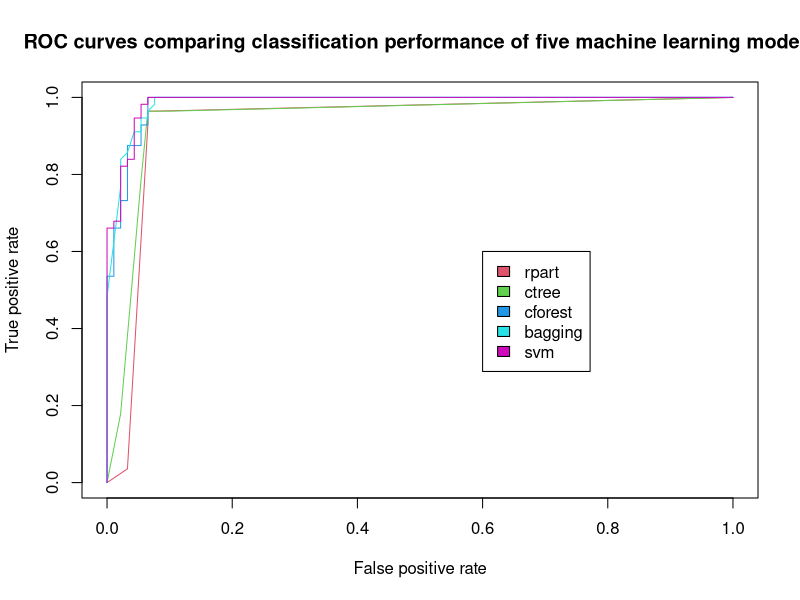

This chart was generated by the following R code:
# load the mlbench package which has the BreastCancer data set
require(mlbench)
# if you don't have any required package, use the install.packages() command
# load the data set
data(BreastCancer)
# some algorithms don't like missing values, so remove rows with missing values
BreastCancer <- na.omit(BreastCancer)
# remove the unique identifier, which is useless and would confuse the machine learning algorithms
BreastCancer$Id <- NULL
# partition the data set for 80% training and 20% evaluation (adapted from ?randomForest)
str(BreastCancer)
set.seed(2)
ind <- sample(2, nrow(BreastCancer), replace = TRUE, prob=c(0.8, 0.2))
#what is ind
ind
#show dataframe for breastcancer
str(BreastCancer)
# create model using recursive partitioning on the training data set
require(rpart)
x.rp <- rpart(Class ~ ., data=BreastCancer[ind == 1,])
# predict classes for the evaluation data set
x.rp.pred <- predict(x.rp, type="class", newdata=BreastCancer[ind == 2,])
# score the evaluation data set (extract the probabilities)
x.rp.prob <- predict(x.rp, type="prob", newdata=BreastCancer[ind == 2,])

# To view the decision tree, uncomment this line.
# plot(x.rp, main="Decision tree created using rpart")

# create model using conditional inference trees
require(party)
x.ct <- ctree(Class ~ ., data=BreastCancer[ind == 1,])
x.ct.pred <- predict(x.ct, newdata=BreastCancer[ind == 2,])
x.ct.prob <-  1- unlist(treeresponse(x.ct, BreastCancer[ind == 2,]), use.names=F)[seq(1,nrow(BreastCancer[ind == 2,])*2,2)]

# To view the decision tree, uncomment this line.
# plot(x.ct, main="Decision tree created using condition inference trees")

# create model using random forest and bagging ensemble using conditional inference trees
x.cf <- cforest(Class ~ ., data=BreastCancer[ind == 1,], control = cforest_unbiased(mtry = ncol(BreastCancer)-2))
x.cf.pred <- predict(x.cf, newdata=BreastCancer[ind == 2,])
x.cf.prob <-  1- unlist(treeresponse(x.cf, BreastCancer[ind == 2,]), use.names=F)[seq(1,nrow(BreastCancer[ind == 2,])*2,2)]

# create model using bagging (bootstrap aggregating)
require(ipred)
x.ip <- bagging(Class ~ ., data=BreastCancer[ind == 1,])
x.ip.prob <- predict(x.ip, type="prob", newdata=BreastCancer[ind == 2,])

# create model using svm (support vector machine)
require(e1071)
# svm requires tuning
x.svm.tune <- tune(svm, Class~., data = BreastCancer[ind == 1,],
                   ranges = list(gamma = 2^(-8:1), cost = 2^(0:4)),
                   tunecontrol = tune.control(sampling = "fix"))
# display the tuning results (in text format)
x.svm.tune
# If the tuning results are on the margin of the parameters (e.g., gamma = 2^-8),
# then widen the parameters.
# I manually copied the cost and gamma from console messages above to parameters below.
x.svm <- svm(Class~., data = BreastCancer[ind == 1,], cost=4, gamma=0.0625, probability = TRUE)
x.svm.prob <- predict(x.svm, type="prob", newdata=BreastCancer[ind == 2,], probability = TRUE)


##
## plot ROC curves to compare the performance of the individual classifiers
##

# Output the plot to a PNG file for display on web.  To draw to the screen,
# comment this line out.
png(filename="roc_curve_5_models.png", width=700, height=700)

# load the ROCR package which draws the ROC curves
require(ROCR)

# create an ROCR prediction object from rpart() probabilities
x.rp.prob.rocr <- prediction(x.rp.prob[,2], BreastCancer[ind == 2,'Class'])
# prepare an ROCR performance object for ROC curve (tpr=true positive rate, fpr=false positive rate)
x.rp.perf <- performance(x.rp.prob.rocr, "tpr","fpr")
# plot it
plot(x.rp.perf, col=2, main="ROC curves comparing classification performance of five machine learning models")

# Draw a legend.
legend(0.6, 0.6, c('rpart', 'ctree', 'cforest','bagging','svm'), 2:6)

# ctree
x.ct.prob.rocr <- prediction(x.ct.prob, BreastCancer[ind == 2,'Class'])
x.ct.perf <- performance(x.ct.prob.rocr, "tpr","fpr")
# add=TRUE draws on the existing chart
plot(x.ct.perf, col=3, add=TRUE)

# cforest
x.cf.prob.rocr <- prediction(x.cf.prob, BreastCancer[ind == 2,'Class'])
x.cf.perf <- performance(x.cf.prob.rocr, "tpr","fpr")
plot(x.cf.perf, col=4, add=TRUE)

# bagging
x.ip.prob.rocr <- prediction(x.ip.prob[,2], BreastCancer[ind == 2,'Class'])
x.ip.perf <- performance(x.ip.prob.rocr, "tpr","fpr")
plot(x.ip.perf, col=5, add=TRUE)

# svm
x.svm.prob.rocr <- prediction(attr(x.svm.prob, "probabilities")[,2], BreastCancer[ind == 2,'Class'])
x.svm.perf <- performance(x.svm.prob.rocr, "tpr","fpr")
plot(x.svm.perf, col=6, add=TRUE)


# Close and save the PNG file.
dev.off()
